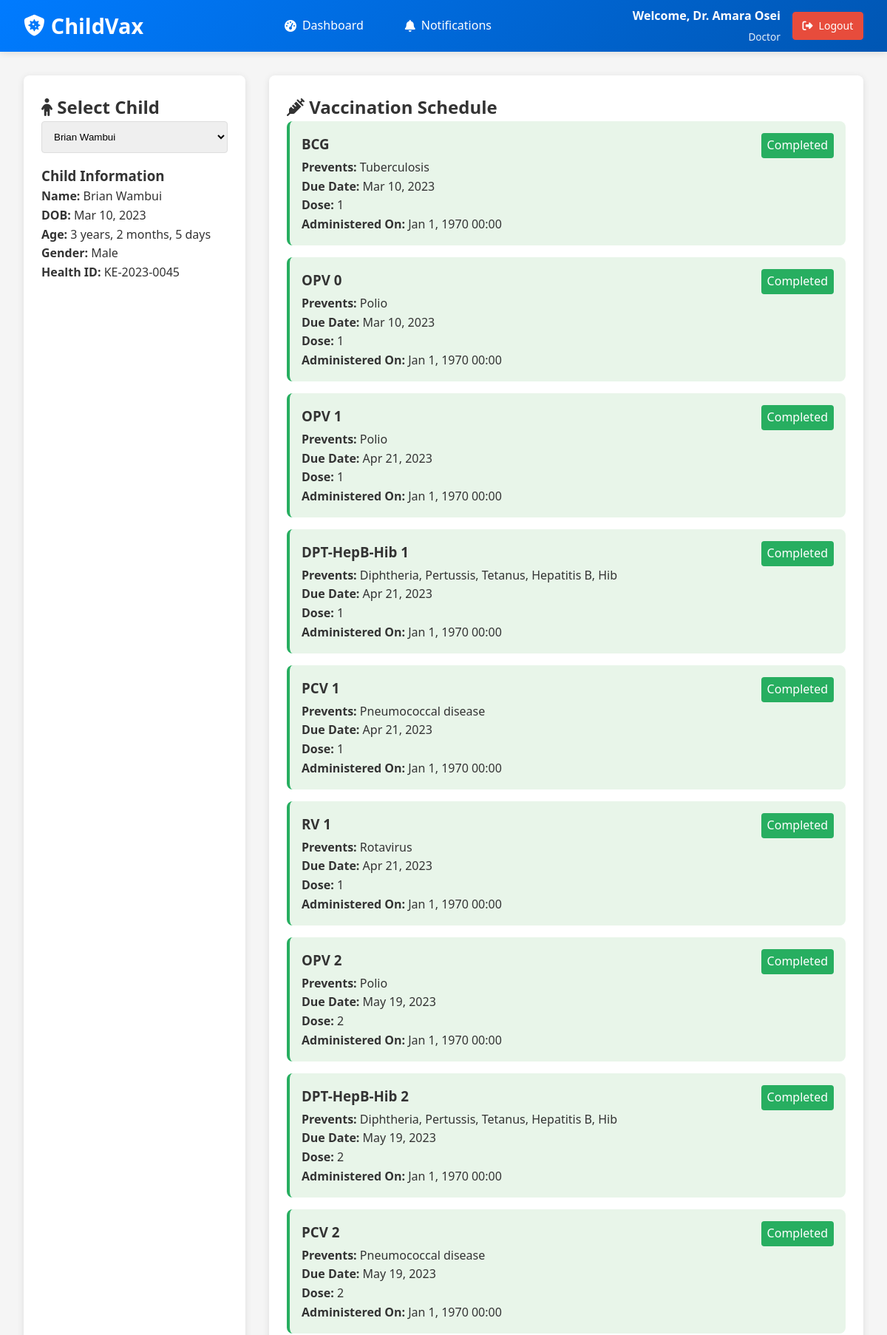
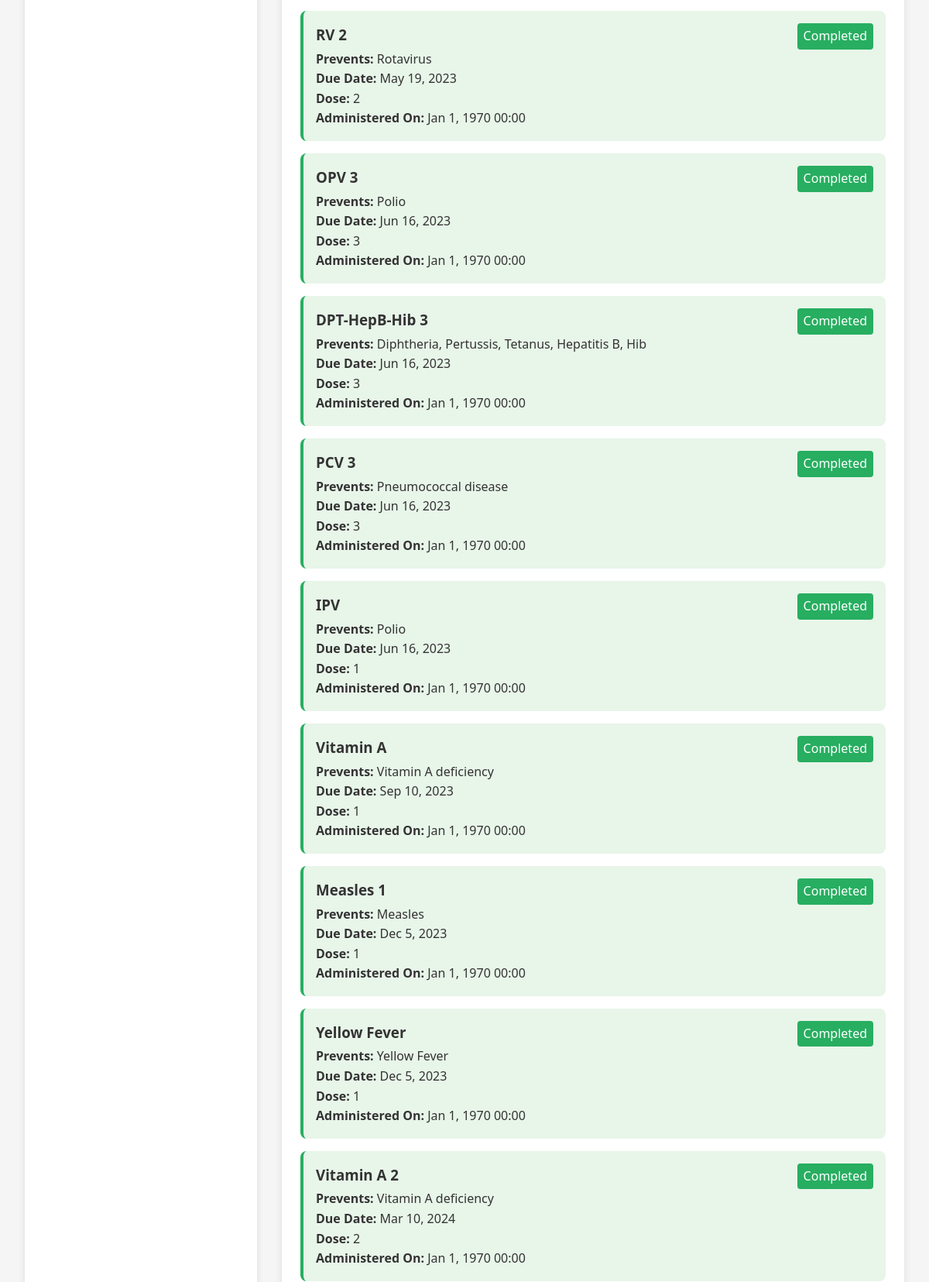
Screenshot of /pages/doctor/doctor_dashboard.php?child_id=2 (signed in, upper part) with the database file from the repository (2 pictures, top to bottom).
### tables this page shows
CREATE TABLE IF NOT EXISTS `children` (
    `child_id`               INT UNSIGNED NOT NULL AUTO_INCREMENT,
    `name`                   VARCHAR(100)  NOT NULL,
    `date_of_birth`          DATE          NOT NULL,
    `gender`                 ENUM('Male','Female','Other') NOT NULL,
    `health_id`              VARCHAR(20)   NOT NULL,
    `guardian_id`            INT UNSIGNED  NOT NULL,
    `caregiver_id`           INT UNSIGNED  DEFAULT NULL,
    `vaccination_card_path`  VARCHAR(500)  DEFAULT NULL,
    `last_vaccination_date`  DATE          DEFAULT NULL,
    `last_vaccine_name`      VARCHAR(255)  DEFAULT NULL,
    `created_at`             DATETIME      NOT NULL DEFAULT CURRENT_TIMESTAMP,
    PRIMARY KEY (`child_id`),
    UNIQUE KEY `uq_health_id` (`health_id`),
    KEY `fk_children_guardian` (`guardian_id`),
    KEY `fk_children_caregiver` (`caregiver_id`),
    CONSTRAINT `fk_children_guardian`  FOREIGN KEY (`guardian_id`)  REFERENCES `users` (`user_id`) ON DELETE CASCADE,
    CONSTRAINT `fk_children_caregiver` FOREIGN KEY (`caregiver_id`) REFERENCES `users` (`user_id`) ON DELETE SET NULL
);

CREATE TABLE IF NOT EXISTS `vaccination_schedule` (
    `schedule_id`     INT UNSIGNED NOT NULL AUTO_INCREMENT,
    `child_id`        INT UNSIGNED NOT NULL,
    `vaccine_id`      INT UNSIGNED NOT NULL,
    `due_date`        DATE         NOT NULL,
    `dose_number`     TINYINT UNSIGNED NOT NULL DEFAULT 1,
    `status`          ENUM('Pending','Completed','Missed') NOT NULL DEFAULT 'Pending',
    `completed_date`  DATE         DEFAULT NULL,
    `administered_by` INT UNSIGNED DEFAULT NULL,
    `notes`           TEXT         DEFAULT NULL,
    `created_at`      DATETIME     NOT NULL DEFAULT CURRENT_TIMESTAMP,
    `updated_at`      DATETIME     DEFAULT NULL ON UPDATE CURRENT_TIMESTAMP,
    PRIMARY KEY (`schedule_id`),
    KEY `fk_vs_child`   (`child_id`),
    KEY `fk_vs_vaccine` (`vaccine_id`),
    KEY `fk_vs_admin`   (`administered_by`),
    KEY `idx_vs_status` (`status`),
    CONSTRAINT `fk_vs_child`   FOREIGN KEY (`child_id`)        REFERENCES `children` (`child_id`) ON DELETE CASCADE,
    CONSTRAINT `fk_vs_vaccine` FOREIGN KEY (`vaccine_id`)      REFERENCES `vaccines` (`vaccine_id`) ON DELETE CASCADE,
    CONSTRAINT `fk_vs_admin`   FOREIGN KEY (`administered_by`) REFERENCES `users` (`user_id`) ON DELETE SET NULL
);

CREATE TABLE IF NOT EXISTS `vaccines` (
    `vaccine_id`              INT UNSIGNED NOT NULL AUTO_INCREMENT,
    `name`                    VARCHAR(255) NOT NULL,
    `disease_prevented`       VARCHAR(255) DEFAULT NULL,
    `recommended_age`         VARCHAR(100) DEFAULT NULL,
    `recommended_age_days`    INT UNSIGNED DEFAULT NULL,
    `dose_number`             TINYINT UNSIGNED NOT NULL DEFAULT 1,
    `dose_description`        TEXT         DEFAULT NULL,
    `route_of_administration` VARCHAR(100) DEFAULT NULL,
    `site_of_administration`  VARCHAR(100) DEFAULT NULL,
    `side_effects`            TEXT         DEFAULT NULL,
    PRIMARY KEY (`vaccine_id`)
);

### includes/functions.php (called while the page is built, shortened)
<?php
function calculateAge($dob) {
    $birthdate = new DateTime($dob);
    $today = new DateTime();
    $interval = $today->diff($birthdate);
    $parts = [];
    if ($interval->y > 0) $parts[] = $interval->y . ' year' . ($interval->y > 1 ? 's' : '');
    if ($interval->m > 0) $parts[] = $interval->m . ' month' . ($interval->m > 1 ? 's' : '');
    if ($interval->y > 0) $parts[] = $interval->d . ' day' . ($interval->d > 1 ? 's' : '');
    return $parts ? implode(', ', $parts) : '0 months';
}
?>

### pages/doctor/doctor_dashboard.php (the view, shortened to what this page needs)
<?php
require __DIR__ . '/../../includes/functions.php';
$children = $conn->query("SELECT child_id, name FROM children ORDER BY name")->fetchAll(PDO::FETCH_ASSOC);
$selected_child = null;
$vaccination_schedule = [];
$child_id = $_GET['child_id'] ?? null;
if ($child_id && is_numeric($child_id)) {
    $stmt = $conn->prepare("SELECT * FROM children WHERE child_id = ?");
    $stmt->execute([$child_id]);
    $selected_child = $stmt->fetch(PDO::FETCH_ASSOC);
    $stmt = $conn->prepare("SELECT vs.*, v.name as vaccine_name, v.disease_prevented
                           FROM vaccination_schedule vs
                           JOIN vaccines v ON vs.vaccine_id = v.vaccine_id
                           WHERE vs.child_id = ?
                           ORDER BY vs.due_date");
    $stmt->execute([$child_id]);
    $vaccination_schedule = $stmt->fetchAll(PDO::FETCH_ASSOC);
}
?>
<!DOCTYPE html>
<html lang="en">
<head>
    <link rel="stylesheet" href="/assets/css/styles.css">
    <link rel="stylesheet" href="https://cdnjs.cloudflare.com/ajax/libs/font-awesome/6.4.0/css/all.min.css">
</head>
<body>
    <?php include __DIR__ . '/../navbar.php'; ?>
    <div class="dashboard-container">
        <div class="card child-selector">
            <h2><i class="fas fa-child"></i> Select Child</h2>
            <form method="GET">
                <select name="child_id" onchange="this.form.submit()">
                    <?php foreach ($children as $child): ?>
                        <option value="<?= htmlspecialchars($child['child_id']) ?>"
                            <?= ($child_id == $child['child_id']) ? 'selected' : '' ?>>
                            <?= htmlspecialchars($child['name']) ?>
                        </option>
                    <?php endforeach; ?>
                </select>
            </form>
            <?php if ($selected_child): ?>
                <div class="child-info">
                    <h3>Child Information</h3>
                    <p><strong>Name:</strong> <?= htmlspecialchars($selected_child['name']) ?></p>
                    <p><strong>DOB:</strong> <?= date('M j, Y', strtotime($selected_child['date_of_birth'])) ?></p>
                    <p><strong>Age:</strong> <?= calculateAge($selected_child['date_of_birth']) ?></p>
                    <p><strong>Gender:</strong> <?= htmlspecialchars($selected_child['gender']) ?></p>
                    <p><strong>Health ID:</strong> <?= htmlspecialchars($selected_child['health_id']) ?></p>
                </div>
            <?php endif; ?>
        </div>
        <div class="card child-details">
            <?php if ($selected_child): ?>
                <h2><i class="fas fa-syringe"></i> Vaccination Schedule</h2>
                <?php if (empty($vaccination_schedule)): ?>
                    <div class="alert alert-info">No vaccination schedule found for this child.</div>
                <?php else: ?>
                    <div class="vaccination-list">
                        <?php foreach ($vaccination_schedule as $vaccine): ?>
                            <div class="vaccine-card <?= strtolower($vaccine['status']) ?>">
                                <div style="display: flex; justify-content: space-between;">
                                    <h3><?= htmlspecialchars($vaccine['vaccine_name']) ?></h3>
                                    <span style="background: <?=
                                        $vaccine['status'] === 'Completed' ? '#27ae60' :
                                        ($vaccine['status'] === 'Pending' ? '#f39c12' : '#e74c3c')
                                        ?>; color: white; padding: 0.25rem 0.5rem; border-radius: 4px;">
                                        <?= $vaccine['status'] ?>
                                    </span>
                                </div>
                                <p><strong>Prevents:</strong> <?= htmlspecialchars($vaccine['disease_prevented']) ?></p>
                                <p><strong>Due Date:</strong> <?= date('M j, Y', strtotime($vaccine['due_date'])) ?></p>
                                <p><strong>Dose:</strong> <?= $vaccine['dose_number'] ?></p>
                                <?php if ($vaccine['status'] === 'Pending'): ?>
                                    <form method="POST" style="margin-top: 1rem;">
                                        <input type="hidden" name="schedule_id" value="<?= $vaccine['schedule_id'] ?>">
                                        <input type="hidden" name="child_id" value="<?= $child_id ?>">
                                        <button type="submit" name="mark_complete" class="btn-mark">
                                            <i class="fas fa-check"></i> Mark as Completed
                                        </button>
                                    </form>
                                <?php elseif ($vaccine['status'] === 'Completed'): ?>
                                    <p><strong>Administered On:</strong> <?= date('M j, Y H:i', strtotime($vaccine['updated_at'])) ?></p>
                                <?php endif; ?>
                            </div>
                        <?php endforeach; ?>
                    </div>
                <?php endif; ?>
            <?php else: ?>
                <div class="alert alert-info">
                    <i class="fas fa-info-circle"></i> Please select a child to view vaccination details.
                </div>
            <?php endif; ?>
        </div>
    </div>
</body>
</html>

### assets/css/styles.css (style rules this page uses)
:root { --primary-color: #3498db; --secondary-color: #2980b9; --accent-color: #e74c3c; --light-color: #ecf0f1; --dark-color: #2c3e50; --success-color: #2ecc71; --warning-color: #f39c12; --border-radius: 8px; --box-shadow: 0 4px 6px rgba(0, 0, 0, 0.1); }
* { margin: 0; padding: 0; box-sizing: border-box; }
body { font-family: 'Segoe UI', Tahoma, Geneva, Verdana, sans-serif; background-color: #f5f7fa; color: #333; line-height: 1.6; }
.card { background-color: white; border-radius: var(--border-radius); box-shadow: var(--box-shadow); padding: 1.5rem; margin-bottom: 1.5rem; }

### pages/doctor/doctor_dashboard.php (style rules this page uses)
body { padding-top: 80px; background-color: #f5f5f5; font-family: 'Segoe UI', Tahoma, Geneva, Verdana, sans-serif; }
.dashboard-container { display: grid; grid-template-columns: 300px 1fr; gap: 2rem; padding: 2rem; max-width: 1400px; margin: 0 auto; }
.card { background: white; border-radius: 8px; padding: 1.5rem; box-shadow: 0 2px 10px rgba(0,0,0,0.1); }
.vaccine-card { background: #f8f9fa; border-radius: 8px; padding: 1rem; margin-bottom: 1rem; border-left: 4px solid #3498db; transition: transform 0.2s; }
.vaccine-card.completed { border-left-color: #27ae60; background: #e8f5e9; }
select { width: 100%; padding: 0.75rem; border: 1px solid #ddd; border-radius: 4px; margin-bottom: 1rem; }

### pages/navbar.php (style rules this page uses)
:root { --primary-color: #007BFF; --secondary-color: #0056b3; --accent-color: #e74c3c; --light-color: #ecf0f1; --dark-color: #2c3e50; --success-color: #27ae60; --warning-color: #f39c12; --white: #ffffff; }
body { padding-top: 70px; margin: 0; font-family: 'Segoe UI', Tahoma, Geneva, Verdana, sans-serif; }

### rows the page displays
children: name "Brian Wambui", date_of_birth "Mar 10, 2023", date_of_birth "3 years, 2 months, 5 days", gender "Male", health "KE-2023-0045"
vaccination_schedule: vaccine.name "BCG", status "Completed", vaccine.disease_prevented "Tuberculosis", due_date "Mar 10, 2023", dose_number "1", updated_at "Jan 1, 1970 00:00"
vaccination_schedule: vaccine.name "OPV 0", status "Completed", vaccine.disease_prevented "Polio", due_date "Mar 10, 2023", dose_number "1", updated_at "Jan 1, 1970 00:00"
vaccination_schedule: vaccine.name "OPV 1", status "Completed", vaccine.disease_prevented "Polio", due_date "Apr 21, 2023", dose_number "1", updated_at "Jan 1, 1970 00:00"
vaccination_schedule: vaccine.name "DPT-HepB-Hib 1", status "Completed", vaccine.disease_prevented "Diphtheria, Pertussis, Tetanus, Hepatitis B, Hib", due_date "Apr 21, 2023", dose_number "1", updated_at "Jan 1, 1970 00:00"
vaccination_schedule: vaccine.name "PCV 1", status "Completed", vaccine.disease_prevented "Pneumococcal disease", due_date "Apr 21, 2023", dose_number "1", updated_at "Jan 1, 1970 00:00"
vaccination_schedule: vaccine.name "RV 1", status "Completed", vaccine.disease_prevented "Rotavirus", due_date "Apr 21, 2023", dose_number "1", updated_at "Jan 1, 1970 00:00"
vaccination_schedule: vaccine.name "OPV 2", status "Completed", vaccine.disease_prevented "Polio", due_date "May 19, 2023", dose_number "2", updated_at "Jan 1, 1970 00:00"
vaccination_schedule: vaccine.name "DPT-HepB-Hib 2", status "Completed", vaccine.disease_prevented "Diphtheria, Pertussis, Tetanus, Hepatitis B, Hib", due_date "May 19, 2023", dose_number "2", updated_at "Jan 1, 1970 00:00"
vaccination_schedule: vaccine.name "PCV 2", status "Completed", vaccine.disease_prevented "Pneumococcal disease", due_date "May 19, 2023", dose_number "2", updated_at "Jan 1, 1970 00:00"
vaccination_schedule: vaccine.name "RV 2", status "Completed", vaccine.disease_prevented "Rotavirus", due_date "May 19, 2023", dose_number "2", updated_at "Jan 1, 1970 00:00"
vaccination_schedule: vaccine.name "OPV 3", status "Completed", vaccine.disease_prevented "Polio", due_date "Jun 16, 2023", dose_number "3", updated_at "Jan 1, 1970 00:00"
vaccination_schedule: vaccine.name "DPT-HepB-Hib 3", status "Completed", vaccine.disease_prevented "Diphtheria, Pertussis, Tetanus, Hepatitis B, Hib", due_date "Jun 16, 2023", dose_number "3", updated_at "Jan 1, 1970 00:00"
vaccination_schedule: vaccine.name "PCV 3", status "Completed", vaccine.disease_prevented "Pneumococcal disease", due_date "Jun 16, 2023", dose_number "3", updated_at "Jan 1, 1970 00:00"
vaccination_schedule: vaccine.name "IPV", status "Completed", vaccine.disease_prevented "Polio", due_date "Jun 16, 2023", dose_number "1", updated_at "Jan 1, 1970 00:00"
vaccination_schedule: vaccine.name "Vitamin A", status "Completed", vaccine.disease_prevented "Vitamin A deficiency", due_date "Sep 10, 2023", dose_number "1", updated_at "Jan 1, 1970 00:00"
vaccination_schedule: vaccine.name "Measles 1", status "Completed", vaccine.disease_prevented "Measles", due_date "Dec 5, 2023", dose_number "1", updated_at "Jan 1, 1970 00:00"
vaccination_schedule: vaccine.name "Yellow Fever", status "Completed", vaccine.disease_prevented "Yellow Fever", due_date "Dec 5, 2023", dose_number "1", updated_at "Jan 1, 1970 00:00"
vaccination_schedule: vaccine.name "Vitamin A 2", status "Completed", vaccine.disease_prevented "Vitamin A deficiency", due_date "Mar 10, 2024", dose_number "2", updated_at "Jan 1, 1970 00:00"

### other values shown
$_SESSION['name'] "Dr. Amara Osei"
getRoleDisplayName($_SESSION['role'] ?? '') "Doctor"
form field child_id "Brian Wambui"
